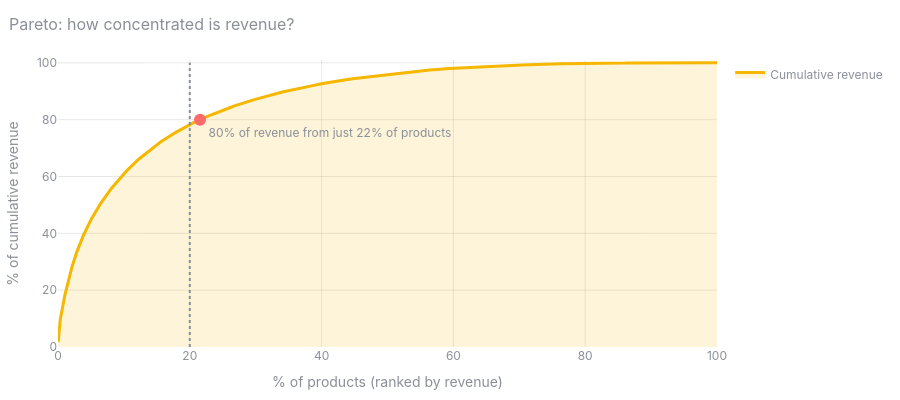

Write notebook code for a chart like this one.
### Code cell
p = viz.pareto(df); print(p.layout.meta); p

### Figure 1 — Plotly figure (JSON) as saved in the notebook; plotly's stock layout.template omitted (floating-point values rounded to 4 significant figures; data arrays with more than 128 entries replaced by an {"elided": "..."} marker saying what was removed)
{"data": [{"fill": "tozeroy", "fillcolor": "rgba(245,183,0,.15)", "hovertemplate": "Top %{x:.1f}% of products<br>= %{y:.1f}% of revenue<extra></extra>", "line": {"color": "#f5b700", "width": 3}, "mode": "lines", "name": "Cumulative revenue", "type": "scatter", "x": {"elided": "3903 float values"}, "y": {"elided": "3903 float values"}}, {"line": {"color": "#8a8f98", "dash": "dot"}, "mode": "lines", "showlegend": false, "type": "scatter", "x": [20, 20], "y": [0, 100]}, {"marker": {"color": "#ff6b6b", "size": 12}, "mode": "markers+text", "showlegend": false, "text": ["80% of revenue from just 22% of products"], "textposition": "bottom right", "type": "scatter", "x": [21.55], "y": [80]}], "layout": {"font": {"color": "#8a8f98", "family": "Inter, system-ui, sans-serif", "size": 12}, "height": 400, "hoverlabel": {"font": {"size": 12}}, "legend": {"bgcolor": "rgba(0,0,0,0)"}, "margin": {"b": 45, "l": 50, "r": 20, "t": 60}, "meta": {"n80": 841, "n_products": 3903, "pct80": 21.55}, "paper_bgcolor": "rgba(0,0,0,0)", "plot_bgcolor": "rgba(0,0,0,0)", "title": {"font": {"size": 16}, "text": "Pareto: how concentrated is revenue?", "x": 0.01}, "xaxis": {"gridcolor": "rgba(128,128,128,.18)", "range": [0, 100], "title": {"text": "% of products (ranked by revenue)"}, "zeroline": false}, "yaxis": {"gridcolor": "rgba(128,128,128,.18)", "range": [0, 101], "title": {"text": "% of cumulative revenue"}, "zeroline": false}}}
